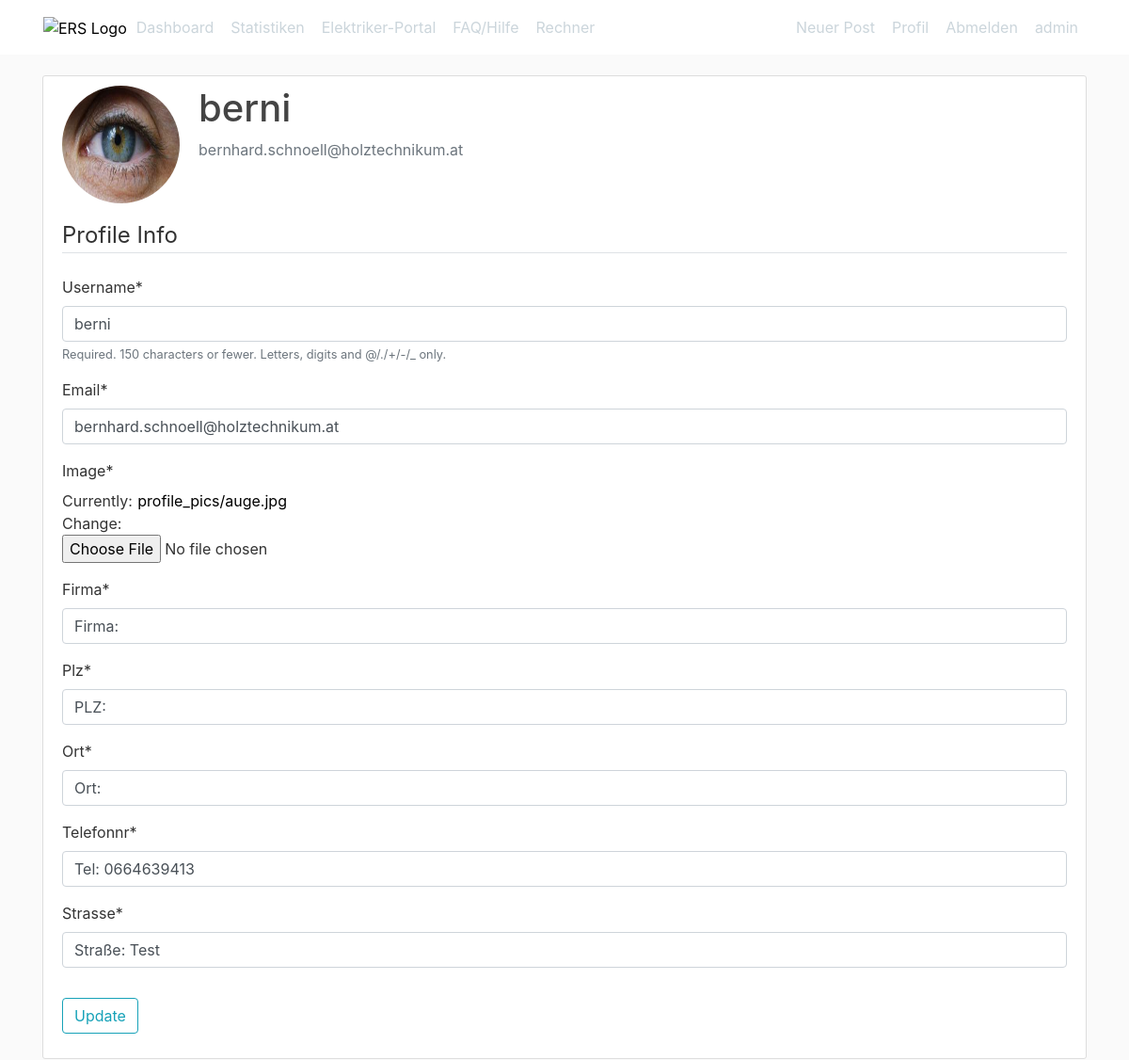
/profile/ (signed in), run on the app's committed database.
### users/models.py (models this page shows, shortened)
class Profile(models.Model):
    user = models.OneToOneField(User, on_delete=models.CASCADE)#hat 1:1 Beziehung zu User Tabelle
    image = models.ImageField(default='default.jpg', upload_to='prof1ile_pics')
    firma = models.CharField(max_length=100, default='Firma:')
    plz = models.CharField(max_length=4, default='PLZ:')
    ort = models.CharField(max_length=30, default='Ort:')
    telefonnr = models.CharField(max_length=15, default='Tel:')
    mail = models.EmailField(max_length=100, default='Mail:')
    strasse = models.CharField(max_length=100, default='Straße:')

### users/views.py (the view)
# urls.py: path('profile/', user_views.profile, name='profile'),
@login_required
def profile(request):
    if request.method == 'POST':#post wird submittet wenn mit update button neue Daten übermittelt werden sollen
        u_form = UserUpdateForm(request.POST, instance=request.user)
        p_form = ProfileUpdateForm(request.POST,
                                   request.FILES,
                                   instance=request.user.profile)
        if u_form.is_valid() and p_form.is_valid():
            u_form.save()
            p_form.save()
            messages.success(request, f'Your account has been updated!')
            return redirect('profile')
    else:
        u_form = UserUpdateForm(instance=request.user)#mit request.user wird der aktuelle user übergeben der bereits eingeloggt ist
        p_form = ProfileUpdateForm(instance=request.user.profile)#hier wird das user profil vom aktuell eingeloggzen user übergeben
    context = {
        'u_form': u_form,
        'p_form': p_form
    }
    return render(request, 'users/profile.html', context)

### users/forms.py
class UserUpdateForm(forms.ModelForm):
    email = forms.EmailField()
    class Meta:
        model = User
        fields = ['username', 'email']

class ProfileUpdateForm(forms.ModelForm):
    class Meta:
        model = Profile
        fields = ['image', 'firma','plz','ort','telefonnr','strasse']

### users/templates/users/profile.html (shortened to what this page needs)
{% extends "blog/base.html" %}
{% load crispy_forms_tags %}
{% block content %}
    <div class="content-section">
      <div class="media">
        <img class="rounded-circle account-img" src="{{ user.profile.image.url }}">
        <div class="media-body">
          <h2 class="account-heading">{{ user.username }}</h2>
          <p class="text-secondary">{{ user.email }}</p>
        </div>
      </div>
      <form method="POST" enctype="multipart/form-data">
          <fieldset class="form-group">
              <legend class="border-bottom mb-4">Profile Info</legend>
              {{ u_form|crispy }}
              {{ p_form|crispy }}
          </fieldset>
          <div class="form-group">
              <button class="btn btn-outline-info" type="submit">Update</button>
          </div>
      </form>
    </div>
{% endblock content %}

### blog/static/blog/main.css (style rules this page uses)
body { background: #fafafa; color: #333333; margin-top: 5rem; }
h1, h2, h3, h4, h5, h6 { color: #444444; }
.content-section { background: #ffffff; padding: 10px 20px; border: 1px solid #dddddd; border-radius: 3px; margin-bottom: 20px; }
.account-img { height: 125px; width: 125px; margin-right: 20px; margin-bottom: 16px; }
.account-heading { font-size: 2.5rem; }

### blog/static/blog/ers2.css (style rules this page uses)
.a.unterstricheffekt_rot, a { position: relative; bottom: 0px; border: 1px solid #fff; top: auto; color: black; }

### data on the page
Profile: firma "Firma:", plz "PLZ:", ort "Ort:", telefonnr "Tel: 0664639413", strasse "Straße: Test"

### other printed values
{{ user.username }} "berni"
{{ user.email }} "bernhard.schnoell@holztechnikum.at"
